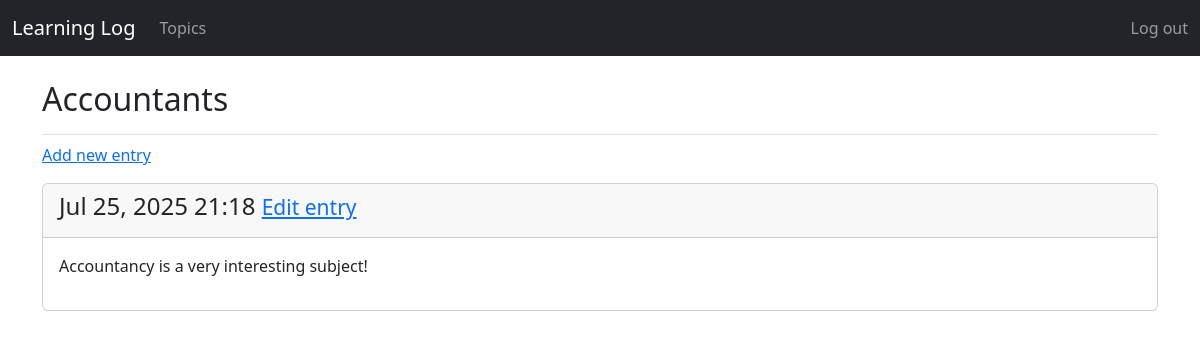
The page /topics/9/ (signed in) on the database as committed earlier.
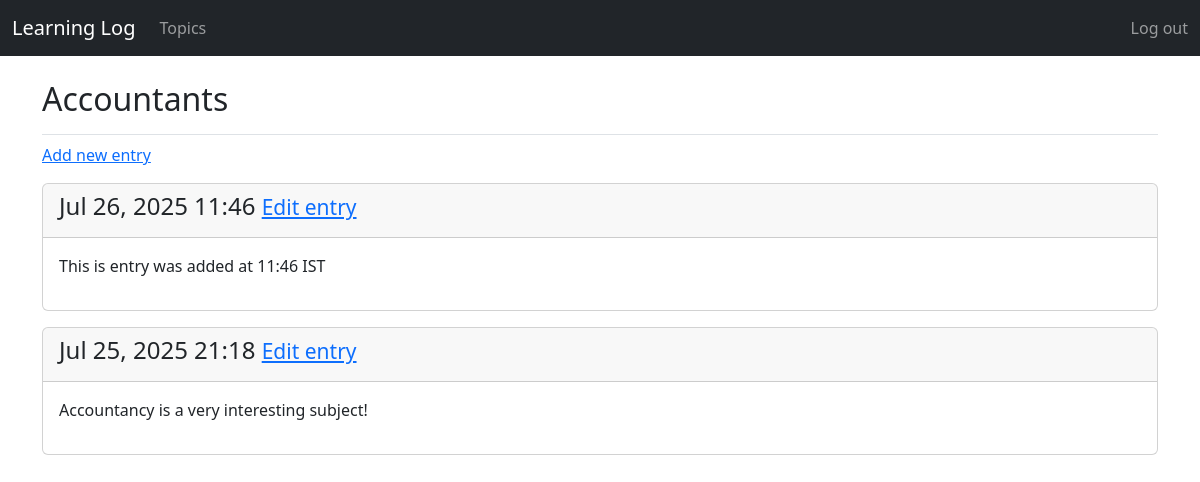
The same page on the database as committed later.
### learning_logs/models.py (models this page shows, shortened)
class Topic(models.Model):
    text = models.CharField(max_length=200)
    date_added = models.DateTimeField(auto_now_add=True)
    owner = models.ForeignKey(User, on_delete=models.CASCADE) # 2. Add the owner field
    def __str__(self):
        return self.text

class Entry(models.Model):
    topic = models.ForeignKey(Topic, on_delete=models.CASCADE)
    """ on_delete=models.CASCADE means that if the related Topic instance is deleted,
    all related Entry instances will also be deleted."""
    text = models.TextField()
    date_added = models.DateTimeField(auto_now_add=True)
    class Meta:
        verbose_name_plural = 'entries'

### learning_logs/views.py (the view)
# urls.py: path('topics/<int:topic_id>/', views.topic, name='topic'),
@login_required
def topic(request, topic_id):
    topic = get_object_or_404(Topic, id=topic_id, owner=request.user)
    entries = topic.entry_set.order_by('-date_added')
    context = {'topic': topic, 'entries': entries}
    return render(request, 'learning_logs/topic.html', context)

### learning_logs/templates/learning_logs/topic.html
{% extends "learning_logs/base.html" %}
{% block page_header %}
  <h2>{{ topic }}</h2>
{% endblock page_header %}
{% block content %}
  <p>
    <a href="{% url 'learning_logs:new_entry' topic.id %}">Add new entry</a>
  </p>
  {% for entry in entries %}
    <div class="card mb-3">
      <div class="card-header">
        <h4 class="card-title">
          {{ entry.date_added|date:'M d, Y H:i' }}
          <small><a href="{% url 'learning_logs:edit_entry' entry.id %}"> Edit entry</a></small>
        </h4>
      </div>
      <div class="card-body">
        {{ entry.text|linebreaks }}
      </div>
    </div>
  {% empty %}
    <p>There are no entries for this topic yet.</p>
  {% endfor %}
{% endblock content %}

### learning_logs/templates/learning_logs/base.html (shortened to what this page needs)
{% load static %}
<!doctype html>
<html lang="en">
  <head>
    <link href="https://cdn.jsdelivr.net/npm/bootstrap@5.3.2/dist/css/bootstrap.min.css" rel="stylesheet">
  </head>
  <body>
    <nav class="navbar navbar-expand-md navbar-dark bg-dark mb-4">
      <div class="container-fluid">
        <a class="navbar-brand" href="{% url 'learning_logs:index' %}">Learning Log</a>
        <div class="collapse navbar-collapse" id="navbarCollapse">
          <ul class="navbar-nav me-auto mb-2 mb-md-0">
            <li class="nav-item">
              <a class="nav-link" href="{% url 'learning_logs:topics' %}">Topics</a>
            </li>
          </ul>
          <ul class="navbar-nav ms-auto mb-2 mb-md-0 align-items-center">
            {% if user.is_authenticated %}
              <li class="nav-item">
                <form class="d-inline" method="post" action="{% url 'users:logout' %}">
                  <button type="submit" class="btn btn-link nav-link p-0 align-baseline">Log out</button>
                </form>
              </li>
            {% endif %}
          </ul>
        </div>
      </div>
    </nav>
    <main class="container">
      <div class="pb-2 mb-2 border-bottom">
        {% block page_header %}{% endblock page_header %}
      </div>
      <div>
        {% block content %}{% endblock content %}
      </div>
    </main>
  </body>
</html>

Rows that differ between the two databases and show on the page:
added Entry: date_added "Jul 26, 2025 11:46", text "This is entry was added at 11:46 IST"
